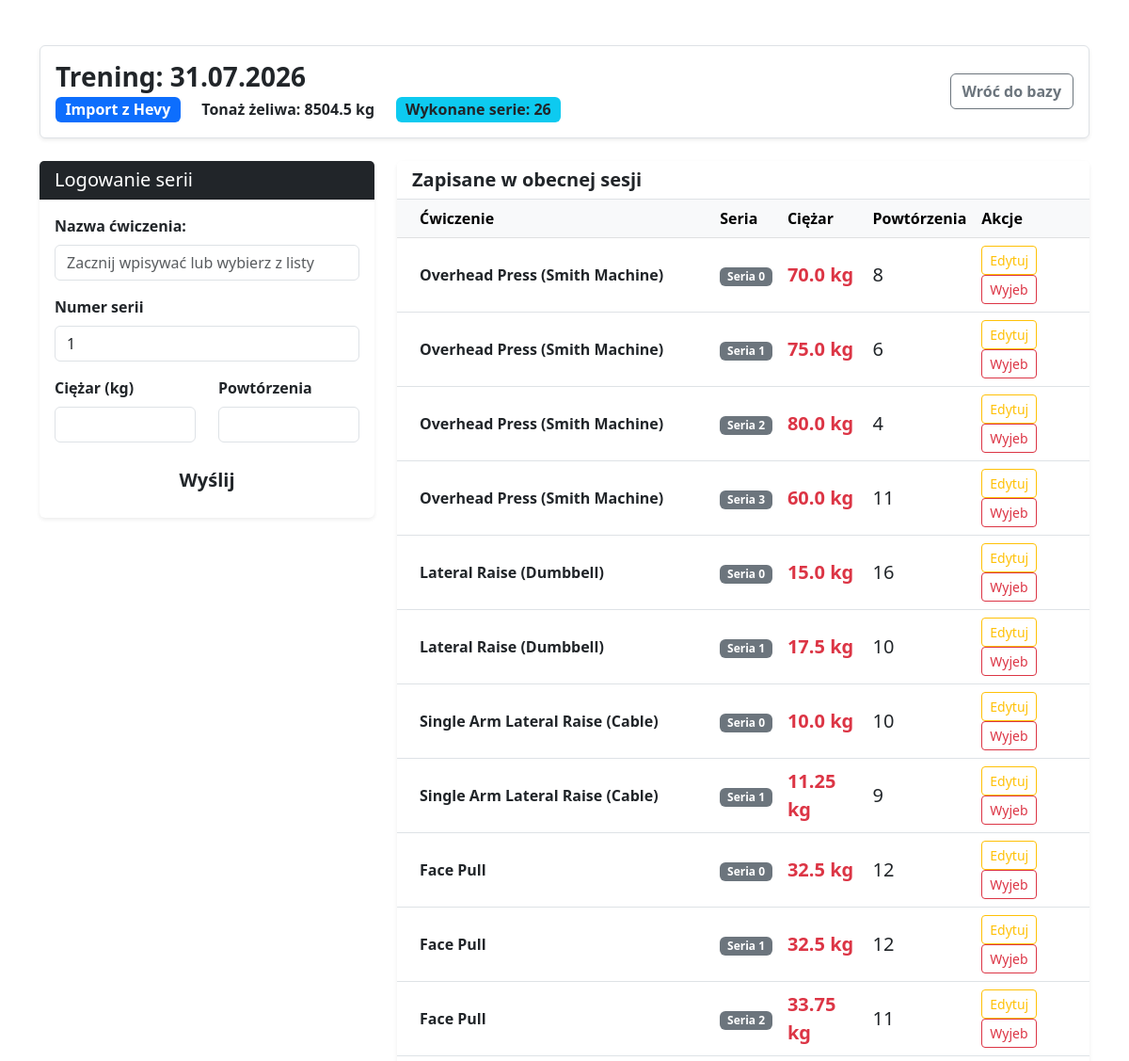
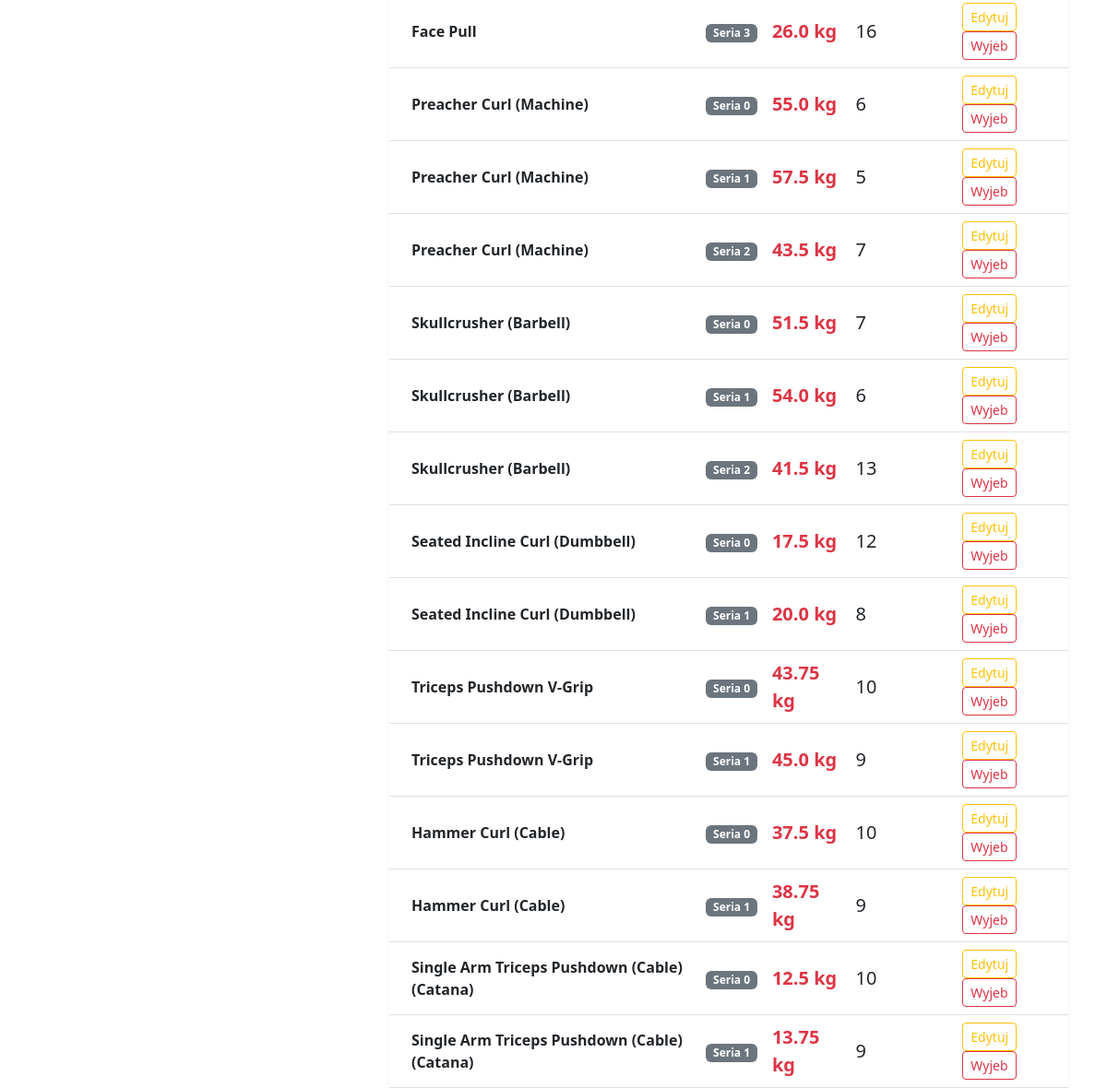
The page /trening/17/ (signed in) on the database its author committed (2 pictures, top to bottom).
### workout/models.py (models this page shows, shortened)
class Workout(models.Model):
    date = models.DateField()
    target_muscle = models.CharField(max_length=50)
    @property
    def total_tonnage(self):
        return sum(seria.weight * seria.reps for seria in self.sets.all())

class TrainingSet(models.Model):
    workout = models.ForeignKey(Workout, on_delete=models.CASCADE, related_name='sets')
    exercise = models.CharField(max_length=100, default="Nieznane")
    set_number = models.PositiveIntegerField(default=1, verbose_name="Numer serii")
    weight = models.FloatField()
    reps = models.IntegerField()

### workout/views.py (the view)
# urls.py: path('trening/<int:pk>/', views.workout_detail, name='workout_detail'),
@login_required
def workout_detail(request, pk):
     workout = get_object_or_404(Workout, pk=pk)
     unique_exercises = TrainingSet.objects.values_list('exercise', flat=True).distinct()
     if request.method == 'POST':
          form = TrainingSetForm(request.POST)
          if form.is_valid():
               new_set = form.save(commit=False)
               new_set.workout = workout
               new_set.save()
               return redirect('workout_detail', pk=workout.pk)
     else:
          form = TrainingSetForm()
     context = {
          'workout': workout,
          'unique_exercises': unique_exercises,
          'form': form,
          'sets': workout.sets.all().order_by('id') # Wyciągamy dodane już serie
     }
     return render(request, 'workout/workout_detail.html', context)

### workout/forms.py
class TrainingSetForm(forms.ModelForm):
    class Meta:
        model = TrainingSet
        fields = ['exercise', 'set_number', 'weight', 'reps']
        widgets = {
            'exercise': forms.TextInput(attrs={'class': 'form-control', 'placeholder': 'np. Klatka i Niceps'}),
            'set_number': forms.NumberInput(attrs={'class': 'form-control'}),
            'weight': forms.NumberInput(attrs={'class': 'form-control', 'step': '0.5'}), # Pozwólmy na połowki kilogramów
            'reps': forms.NumberInput(attrs={'class': 'form-control'}),
        }

### workout/templates/workout/workout_detail.html (shortened to what this page needs)
<!DOCTYPE html>
<hmtl lang="pl">
    <head>
        <link href="https://cdn.jsdelivr.net/npm/bootstrap@5.3.0/dist/css/bootstrap.min.css" rel="stylesheet">
    </head>
        <body class="bd-light">
            <div class="container mt-5">
                 <div class="row mb-4">
                    <div class="col-12">
                        <div class="d-flex justify-content-between align-items-center bg-white p-3 rounded shadow-sm border">
                            <div>
                                <h3 class="fw-bold mb-1">Trening: {{workout.date|date:"d.m.Y"}}</h3>
                                <span class="badge bg-primary fs-6">{{workout.target_muscle}}</span>
                                <span class="badge bg-succes fs-6 ms-2 text-dark">Tonaż żeliwa: {{ workout.total_tonnage }} kg</span>
                                <span class="badge bg-info fs-6 ms-2 text-dark">Wykonane serie: {{ sets|length }}</span>
                            </div>
                            <a href="{%url 'dashboard' %}" class="btn btn-outline-secondary fw-bold">Wróć do bazy</a>
                        </div>
                    </div>
                 </div>
                 <div class="row">
                     <div class="col-md-4 mb-4">
                        <div class="card shadow-sm border-0">
                            <div class="card-header bg-dark text-white">
                                <h5 class="mb-0">Logowanie serii</h5>
                            </div>
                            <div class="card-body">
                                <form method="post">
                                <div class="mb-3">
                                    <label for="exerciseInput" class="form-label fw-bold">Nazwa ćwiczenia:</label>
                                    <input type="text" name="exercise" id="exerciseInput" class="form-control"
                                            list="exerciseOptions" placeholder="Zacznij wpisywać lub wybierz z listy" autocomplete="off" required>
                                </div>
                                <div class="mb-3">
                                    <label class="form-label fw-bold">Numer serii</label>
                                    {{ form.set_number }}
                                </div>
                                <div class="row">
                                    <div class="col-6 mb-3">
                                        <label class="form-label fw-bold">Ciężar (kg)</label>
                                        {{ form.weight }}
                                    </div>
                                    <div class="col-6 mb-3">
                                        <label class="form-label fw-bold">Powtórzenia</label>
                                        {{ form.reps }}
                                    </div>
                                </div>
                                <button type="submit" class="btn btn-succes w-100 fw-bold btn-lg">Wyślij</button>
                                </form>
                            </div>
                        </div>
                     </div>
                     <div class="col-md-8">
                        <div class="card shadow-sm border-0">
                            <div class="card-header bg-white border-bottom">
                                <h5 class="mb-0 text-dark fw-bold">Zapisane w obecnej sesji</h5>
                            </div>
                            <div class="card-body p-0">
                                <table class="table table-hover mb-0">
                                    <thead class="table-light">
                                        <tr>
                                            <th class="ps-4">Ćwiczenie</th>
                                            <th>Seria</th>
                                            <th>Ciężar</th>
                                            <th>Powtórzenia</th>
                                            <th>Akcje</th>
                                        </tr>
                                    </thead>
                                    <tbody>
                                         {% for set in sets %}
                                         <tr>
                                            <td class="ps-4 fw-semibold align-middle">{{ set.exercise }}</td>
                                            <td class="align-middle"><span class="badge bg-secondary">Seria {{ set.set_number }}</span></td>
                                            <td class="text-danger fw-bold align-middle fs-5">
                                                {{ set.weight }} kg
                                            </td>
                                            <td class="align-middle fs-5">{{ set.reps }}</td>
                                            <td class="align-middle">
                                                <a href="{% url 'edit_set' set.id %}" class="btn btn-sm btn-outline-warning" title="Edytuj">Edytuj</a>
                                                <a href="{% url 'delete_set' set.id %}" class="btn btn-sm btn-outline-danger" title="Usuń">Wyjeb</a>
                                            </td>
                                         </tr>
                                         {% endfor %}
                                    </tbody>
                                </table>
                            </div>
                        </div>
                     </div>
                 </div>
            </div>
        </body>
</hmtl>

### rows shown on the page
Workout: date "31.07.2026", target_muscle "Import z Hevy", total_tonnage "8504.5"
TrainingSet: exercise "Overhead Press (Smith Machine)", set_number "0", weight "70.0", reps "8"
TrainingSet: exercise "Overhead Press (Smith Machine)", set_number "1", weight "75.0", reps "6"
TrainingSet: exercise "Overhead Press (Smith Machine)", set_number "2", weight "80.0", reps "4"
TrainingSet: exercise "Overhead Press (Smith Machine)", set_number "3", weight "60.0", reps "11"
TrainingSet: exercise "Lateral Raise (Dumbbell)", set_number "0", weight "15.0", reps "16"
TrainingSet: exercise "Lateral Raise (Dumbbell)", set_number "1", weight "17.5", reps "10"
TrainingSet: exercise "Single Arm Lateral Raise (Cable)", set_number "0", weight "10.0", reps "10"
TrainingSet: exercise "Single Arm Lateral Raise (Cable)", set_number "1", weight "11.25", reps "9"
TrainingSet: exercise "Face Pull", set_number "0", weight "32.5", reps "12"
TrainingSet: exercise "Face Pull", set_number "1", weight "32.5", reps "12"
TrainingSet: exercise "Face Pull", set_number "2", weight "33.75", reps "11"
TrainingSet: exercise "Face Pull", set_number "3", weight "26.0", reps "16"
TrainingSet: exercise "Preacher Curl (Machine)", set_number "0", weight "55.0", reps "6"
TrainingSet: exercise "Preacher Curl (Machine)", set_number "1", weight "57.5", reps "5"
TrainingSet: exercise "Preacher Curl (Machine)", set_number "2", weight "43.5", reps "7"
TrainingSet: exercise "Skullcrusher (Barbell)", set_number "0", weight "51.5", reps "7"
TrainingSet: exercise "Skullcrusher (Barbell)", set_number "1", weight "54.0", reps "6"
TrainingSet: exercise "Skullcrusher (Barbell)", set_number "2", weight "41.5", reps "13"
TrainingSet: exercise "Seated Incline Curl (Dumbbell)", set_number "0", weight "17.5", reps "12"
TrainingSet: exercise "Seated Incline Curl (Dumbbell)", set_number "1", weight "20.0", reps "8"
TrainingSet: exercise "Triceps Pushdown V-Grip", set_number "0", weight "43.75", reps "10"
TrainingSet: exercise "Triceps Pushdown V-Grip", set_number "1", weight "45.0", reps "9"
TrainingSet: exercise "Hammer Curl (Cable)", set_number "0", weight "37.5", reps "10"
TrainingSet: exercise "Hammer Curl (Cable)", set_number "1", weight "38.75", reps "9"
TrainingSet: exercise "Single Arm Triceps Pushdown (Cable) (Catana)", set_number "0", weight "12.5", reps "10"
TrainingSet: exercise "Single Arm Triceps Pushdown (Cable) (Catana)", set_number "1", weight "13.75", reps "9"

### other values the page prints
{{ sets|length }} "26"
